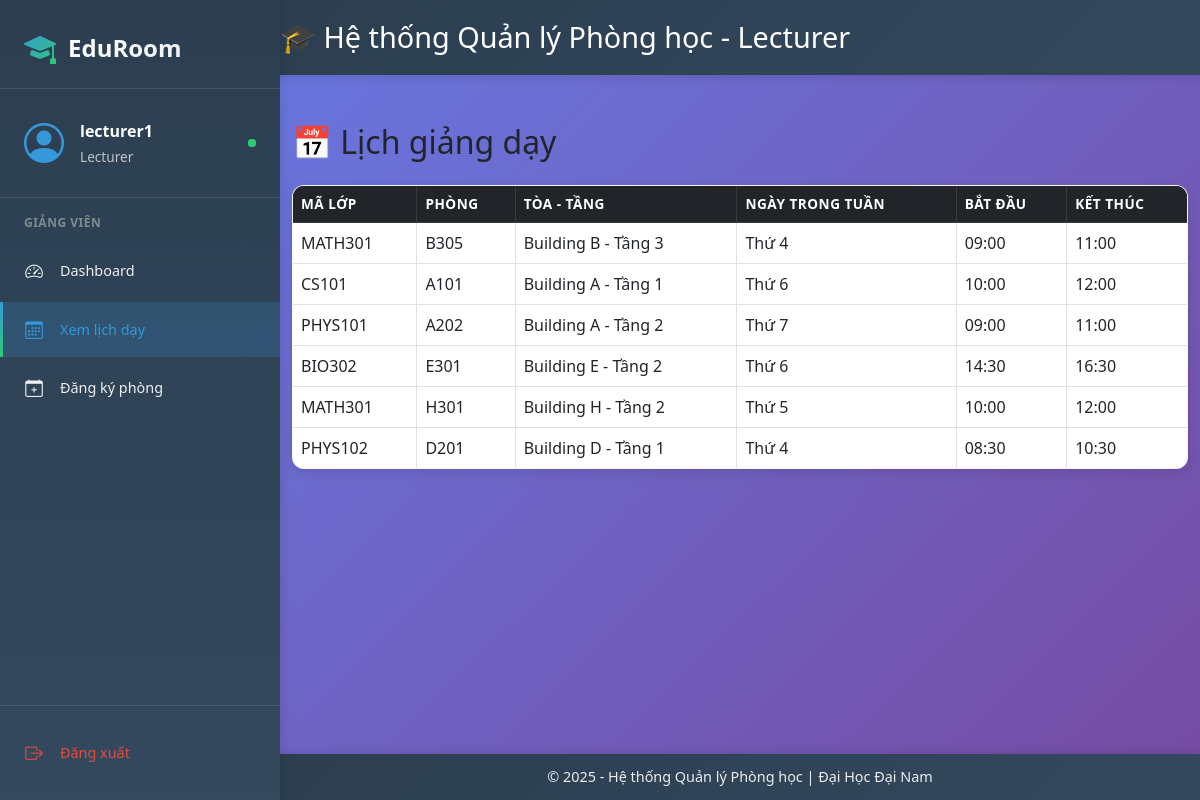
The app's page /classroom_management/lecturer/schedules.php (signed in) with its own data.
### tables this page shows
CREATE TABLE `schedules` (
  `schedule_id` int NOT NULL AUTO_INCREMENT,
  `class_id` int DEFAULT NULL,
  `room_id` int DEFAULT NULL,
  `lecturer_id` int DEFAULT NULL,
  `start_time` datetime DEFAULT NULL,
  `end_time` datetime DEFAULT NULL,
  `day_of_week` enum('Mon','Tue','Wed','Thu','Fri','Sat','Sun') DEFAULT NULL,
  PRIMARY KEY (`schedule_id`),
  KEY `class_id` (`class_id`),
  KEY `room_id` (`room_id`),
  KEY `lecturer_id` (`lecturer_id`),
  CONSTRAINT `schedules_ibfk_1` FOREIGN KEY (`class_id`) REFERENCES `classes` (`class_id`),
  CONSTRAINT `schedules_ibfk_2` FOREIGN KEY (`room_id`) REFERENCES `rooms` (`room_id`),
  CONSTRAINT `schedules_ibfk_3` FOREIGN KEY (`lecturer_id`) REFERENCES `users` (`user_id`)
);

CREATE TABLE `classes` (
  `class_id` int NOT NULL AUTO_INCREMENT,
  `class_code` varchar(20) NOT NULL,
  `lecturer_id` int DEFAULT NULL,
  `size` int DEFAULT NULL,
  `department` varchar(100) DEFAULT NULL,
  PRIMARY KEY (`class_id`),
  UNIQUE KEY `class_code` (`class_code`),
  KEY `lecturer_id` (`lecturer_id`),
  CONSTRAINT `classes_ibfk_1` FOREIGN KEY (`lecturer_id`) REFERENCES `users` (`user_id`)
);

CREATE TABLE `rooms` (
  `room_id` int NOT NULL AUTO_INCREMENT,
  `room_code` varchar(20) NOT NULL,
  `building` varchar(50) DEFAULT NULL,
  `floor` int DEFAULT NULL,
  `capacity` int DEFAULT NULL,
  `room_type` enum('Lecture','Lab','Seminar','Other') NOT NULL,
  `status` enum('Available','Maintenance','Inactive') DEFAULT 'Available',
  `note` text,
  PRIMARY KEY (`room_id`),
  UNIQUE KEY `room_code` (`room_code`)
);

### classroom_management/lecturer/schedules.php (the view, shortened to what this page needs)
<?php
include '../includes/header.php';
include '../includes/navbar.php';
include '../db.php';
$lecturer_id = $_SESSION['user_id'];
$sql = "SELECT s.schedule_id, c.class_code, r.room_code, r.building, r.floor,
               s.start_time, s.end_time, s.day_of_week
        FROM schedules s
        JOIN classes c ON s.class_id = c.class_id
        JOIN rooms r ON s.room_id = r.room_id
        WHERE s.lecturer_id = $lecturer_id
        ORDER BY s.start_time ASC";
$result = mysqli_query($conn, $sql);
?>
<div class="container mt-5">
    <h2 class="mb-4">📅 Lịch giảng dạy</h2>
    <table class="table table-bordered table-hover">
        <thead class="table-dark">
            <tr>
                <th>Mã lớp</th>
                <th>Phòng</th>
                <th>Tòa - Tầng</th>
                <th>Ngày trong tuần</th>
                <th>Bắt đầu</th>
                <th>Kết thúc</th>
            </tr>
        </thead>
        <tbody>
        <?php if (mysqli_num_rows($result) > 0) { ?>
            <?php while ($row = mysqli_fetch_assoc($result)) { ?>
                <tr>
                    <td><?= $row['class_code'] ?></td>
                    <td><?= $row['room_code'] ?></td>
                    <td><?= $row['building'] ?> - Tầng <?= $row['floor'] ?></td>
                    <td>
                        <?php
                        $days = [
                            'Mon' => 'Thứ 2',
                            'Tue' => 'Thứ 3',
                            'Wed' => 'Thứ 4',
                            'Thu' => 'Thứ 5',
                            'Fri' => 'Thứ 6',
                            'Sat' => 'Thứ 7',
                            'Sun' => 'Chủ nhật'
                        ];
                        echo $days[$row['day_of_week']];
                        ?>
                    </td>
                    <td><?= date("H:i", strtotime($row['start_time'])) ?></td>
                    <td><?= date("H:i", strtotime($row['end_time'])) ?></td>
                </tr>
            <?php } ?>
        <?php } else { ?>
            <tr>
                <td colspan="6" class="text-center text-muted">Không có lịch dạy nào</td>
            </tr>
        <?php } ?>
        </tbody>
    </table>
</div>
<?php include '../includes/footer.php'; ?>

### classroom_management/assets/css/style.css (style rules this page uses)
* { box-sizing: border-box; margin: 0; padding: 0; }
body { font-family: 'Roboto', 'Segoe UI', Tahoma, Geneva, Verdana, sans-serif; background: linear-gradient(135deg, #667eea 0%, #764ba2 100%); min-height: 100vh; color: #333; padding-left: 280px; padding-bottom: 60px; margin: 0; overflow-x: hidden; }
h1, h2, h3, h4, h5, h6 { font-weight: 700; margin-bottom: 0.6rem; color: #2d3748; }
h2 { font-size: 1.8rem; }
.table { width: 100%; margin-bottom: 1rem; background: rgba(255, 255, 255, 0.95); border-radius: 12px; overflow: hidden; box-shadow: 0 4px 12px rgba(0, 0, 0, 0.1); }
.table th, .table td { padding: 0.8rem; text-align: left; border-bottom: 1px solid rgba(0, 0, 0, 0.1); }
.table-dark { background: linear-gradient(135deg, #2c3e50, #34495e); color: white; }
.table-dark th { font-weight: 600; text-transform: uppercase; font-size: 0.85rem; letter-spacing: 0.5px; }
.table-bordered { border: 1px solid rgba(0, 0, 0, 0.1); }

### records on screen
schedules: class.class_code "MATH301", room.room_code "B305", room.building "Building B", room.floor "3", day_of_week "Thứ 4", start_time "09:00", end_time "11:00"
schedules: class.class_code "CS101", room.room_code "A101", room.building "Building A", room.floor "1", day_of_week "Thứ 6", start_time "10:00", end_time "12:00"
schedules: class.class_code "PHYS101", room.room_code "A202", room.building "Building A", room.floor "2", day_of_week "Thứ 7", start_time "09:00", end_time "11:00"
schedules: class.class_code "BIO302", room.room_code "E301", room.building "Building E", room.floor "2", day_of_week "Thứ 6", start_time "14:30", end_time "16:30"
schedules: class.class_code "MATH301", room.room_code "H301", room.building "Building H", room.floor "2", day_of_week "Thứ 5", start_time "10:00", end_time "12:00"
schedules: class.class_code "PHYS102", room.room_code "D201", room.building "Building D", room.floor "1", day_of_week "Thứ 4", start_time "08:30", end_time "10:30"

### other values on screen
$_SESSION['role'] "Lecturer"
$_SESSION['username'] "lecturer1"
